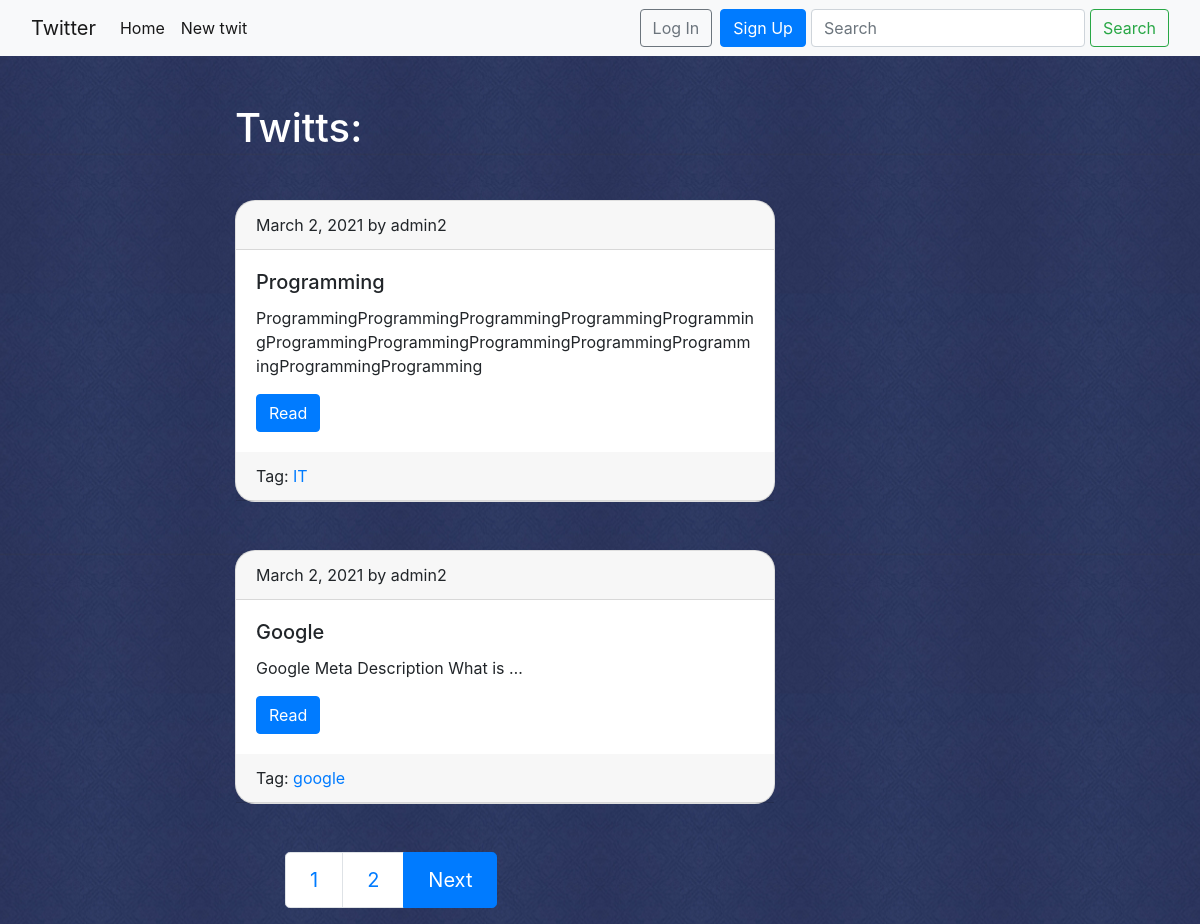
/home/, run on the app's committed database.
### blog/models.py (models this page shows, shortened)
class Post(models.Model):
    title = models.CharField(max_length=100)
    date_pub = models.DateField(auto_now_add=True)
    body = models.TextField()
    created_by = models.ForeignKey(User, on_delete=models.CASCADE,
                                   related_name='create_posts')
    image = fields.ImageField(blank=True, upload_to='images', dependencies=[
        FileDependency(attname='image_jpeg', processor=ImageProcessor(
            format='JPEG', scale={'max_width': 600, 'max_height': 600})),
              ])
    tag = models.CharField(max_length=100, verbose_name='Tag', blank=True, null=True)
    class Meta:
        verbose_name = 'Пост'
        verbose_name_plural = 'Посты'

### blog/views.py (the view)
# urls.py: path('home/', posts_list, name='posts_list'),
def posts_list(request):
    search_query = request.GET.get('search', '')
    if search_query:
        posts = Post.objects.filter(Q(title__icontains=search_query) | Q(body__icontains=search_query)).order_by('-date_pub')
    else:
        posts = Post.objects.all().order_by('-date_pub')
    page = request.GET.get('page')
    paginator = Paginator(posts, 2)
    try:
        posts = paginator.page(page)
    except PageNotAnInteger:
        posts = paginator.page(1)
    except EmptyPage:
        posts = paginator.page(paginator.num_pages)
    return render(request, 'blog/index.html', {'posts':posts,
                                                'page':page})

### blog/templates/blog/index.html (shortened to what this page needs)
{% extends 'blog/base_blog.html' %}
{% load static %}
{% block stylesheet %}
<link rel="stylesheet" href="{% static 'css/style.css' %}">
{% endblock %}
{% block content %}
<div class="mb-5" style="color: white;">
    <h1>Twitts:</h1>
</div>
{% for el in posts %}
        <div class="card mb-5" style="border-radius: 20px;">
            <div class="card-header">
                {{el.date_pub}} by {{el.created_by}}
            </div>
            <div class="card-body">
                <h5 class="card-title">{{ el.title }}</h5>
                <p class="card-text">{{ el.body|truncatewords:5 }}</p>
                <a href="{% url 'post_detail' pk=el.id %}" class="btn btn-primary">Read</a>
            </div>
            <div class="card-header">
              {% if el.tag %}
              Tag: <a href="{% url 'tag_list' tag_name=el.tag %}">{{ el.tag }}</a>
              {% else %}
              Tag: <a href="#">None</a>
              {% endif %}
          </div>
        </div>
{% endfor %}
{% if posts.has_other_pages %}
<nav aria-label="..." style="margin-left: 50px;">
    <ul class="pagination pagination-lg">
      {% for i in posts.paginator.page_range %}
      {% if posts.number == i %}
      <li class="page-item"><a class="page-link" href="?page={{ i }}">{{ i }}</a></li>
      {% elif i >  posts.number|add:-2 and i < posts.number|add:2 %}
      <li class="page-item"><a class="page-link" href="?page={{ i }}">{{ i }}</a></li>
      {% endif %}
      {% endfor %}
      {% if posts.has_next %}
      <li class="page-item active" aria-current="page">
        <a class='page-link' href="?page={{ posts.next_page_number }}">Next</a>
      </li>
      {% endif %}
    </ul>
  </nav>
{% endif %}
{% endblock %}

### static/css/style.css (style rules this page uses)
body { background-image: url(../img/vintage-wallpaper.png); }

### data on the page
Post: date_pub "March 2, 2021", created_by "admin2", title "Programming", body "ProgrammingProgrammingProgrammingProgrammingProgrammingProgrammingProgrammingProgrammingProgrammingProgrammingProgrammingProgramming", tag "IT"
Post: date_pub "March 2, 2021", created_by "admin2", title "Google", body "Google Meta Description What is …", tag "google"

### other printed values
{{ i }} "1"
{{ i }} "2"
